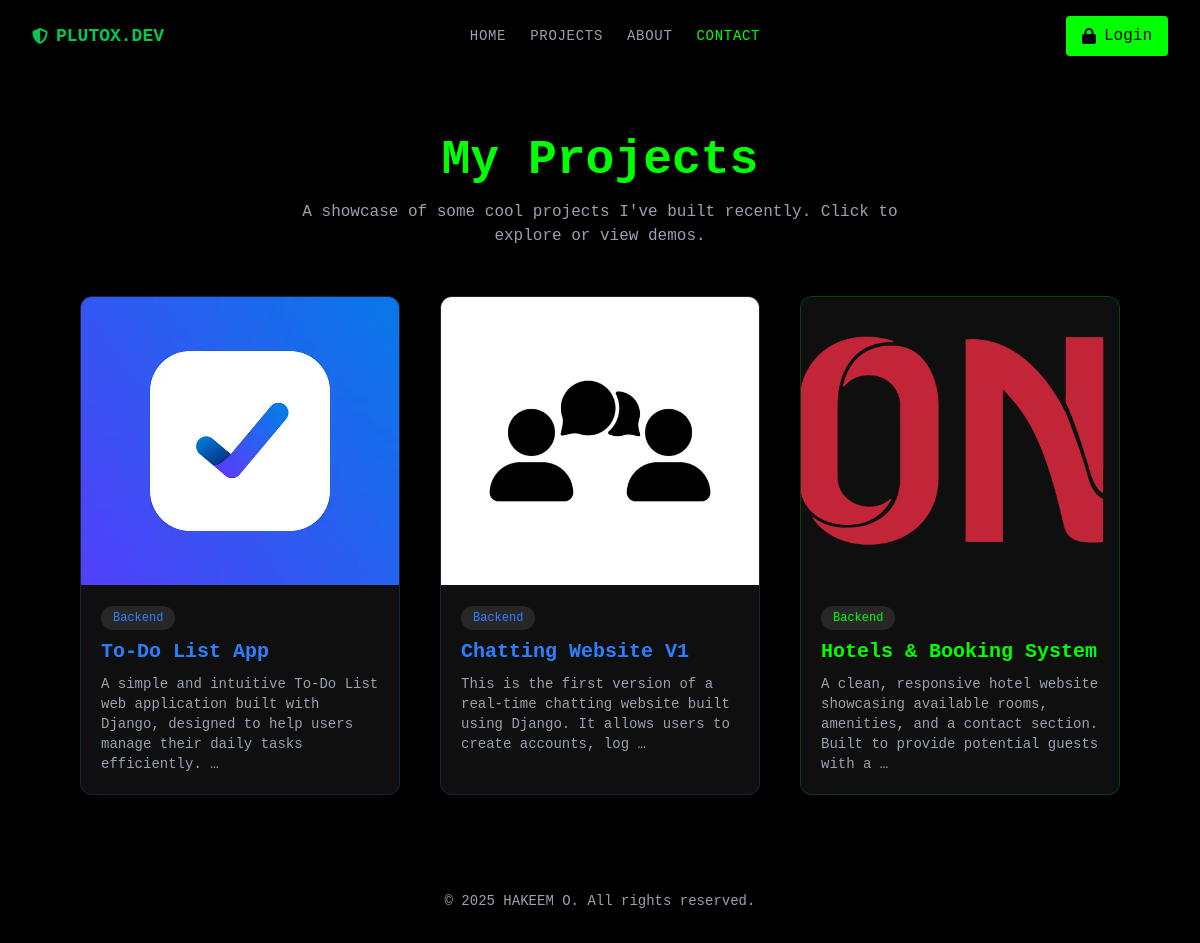
/projects/, run on the app's committed database.
### core/models.py (models this page shows, shortened)
class Project(models.Model):
    title = models.CharField(max_length=255)
    description = models.TextField()
    slug = models.SlugField(unique=True, blank=True)
    tech_stack = MultiSelectField(choices=TECH_CHOICES, blank=True)
    category = models.CharField(max_length=20, choices=CATEGORY_CHOICES)
    skills = models.ManyToManyField(Skill, blank=True)
    icon = models.CharField(max_length=50, choices=ICON_CHOICES, default="fa-solid fa-code")
    color = models.CharField(max_length=10, choices=COLOR_CHOICES)
    shadow = models.CharField(max_length=10, choices=SHADOW_CHOICES)
    image = models.ImageField(upload_to='projects/', null=True, blank=True)
    demo_link = models.URLField(blank=True, null=True)
    github_link = models.URLField(blank=True, null=True)
    live_link = models.URLField(blank=True,  null=True)
    created_at = models.DateTimeField(auto_now_add=True)
    class Meta:
        ordering = ['-created_at']
    def get_tag_color(self):
        return {
            'green': 'text-[#00FF00]',
            'blue': 'text-blue-500',
            'red': 'text-red-500',
        }.get(self.color, 'text-white')
    def get_border_color(self):
        return {
            'green': 'border-[#00FF00]/20',
            'blue': 'border-blue-500/20',
            'red': 'border-red-500/20',
        }.get(self.color, 'border-white/20')
    def get_shadow_class(self):
        return {
            'green': 'hover:shadow-[0_0_20px_#00FF00]',
            'blue': 'hover:shadow-[0_0_20px_#3b82f6]',
            'red': 'hover:shadow-[0_0_20px_#ef4444]',
        }.get(self.shadow, '')

### core/views.py (the view)
def projects(request):
    projects = Project.objects.all().order_by('-created_at')
    return render(request, 'core/projects.html', {'projects': projects})

### templates/core/projects.html (shortened to what this page needs)
  {% extends "base.html" %}
  {% block main %}
  <section class="py-16 px-4 sm:px-6 md:px-12 lg:px-20 bg-black">
    <div class="max-w-7xl mx-auto">
      <div class="text-center mb-12">
        <h2 class="text-3xl md:text-5xl font-bold text-[#00FF00]">My Projects</h2>
        <p class="text-gray-400 mt-4 text-sm md:text-base max-w-2xl mx-auto">
          A showcase of some cool projects I've built recently. Click to explore or view demos.
        </p>
      </div>
      <div class="grid grid-cols-1 sm:grid-cols-2 lg:grid-cols-3 gap-10">
        {% for project in projects %}
        <div class="group relative rounded-xl overflow-hidden border {{ project.get_border_color }} bg-[#0f0f0f] shadow-md {{ project.get_shadow_class }} transition duration-300">
          <a href="{% url 'project_detail' project.slug %}" class="block">
            {% if project.image %}
            <img src="{{ project.image.url }}" alt="{{ project.title }}"
              class="w-full h-60 sm:h-72 object-cover transition-transform duration-300 group-hover:scale-110" />
            {% else %}
            <div class="w-full h-60 sm:h-72 flex items-center justify-center bg-gray-800 text-white">No Image</div>
            {% endif %}
            <div class="p-5">
              <span class="inline-block bg-white/10 {{ project.get_tag_color }} text-xs font-medium px-3 py-1 rounded-full mb-2">
                {{ project.category|title }}
              </span>
              <h3 class="text-xl font-bold {{ project.get_tag_color }}">{{ project.title }}</h3>
              <p class="text-gray-400 text-sm mt-2">{{ project.description|truncatewords:20 }}</p>
            </div>
          </a>
        </div>
        {% endfor %}
      </div>
    </div>
  </section>
  {% endblock main %}

### templates/base.html (shortened to what this page needs)
{% load static %}
<!DOCTYPE html>
<html lang="en">
<head>
  <link href="https://cdnjs.cloudflare.com/ajax/libs/font-awesome/6.5.0/css/all.min.css" rel="stylesheet">
  <script src="https://cdn.jsdelivr.net/npm/@tailwindcss/browser@4"></script>
</head>
<body class="bg-black text-white font-mono">
  <nav class="sticky top-0 z-50 bg-black bg-opacity-60 backdrop-blur-md shadow-md flex flex-wrap items-center justify-between px-8 py-4">
    <div class="flex items-center space-x-2">
      <i class="fas fa-shield-alt text-green-500"></i>
      <span class="text-green-500 font-semibold text-lg">PLUTOX.DEV</span>
    </div>
    <ul class="flex flex-wrap space-x-6 text-gray-400 uppercase text-sm tracking-wider mt-4 lg:mt-0">
      <li><a href="{% url 'home' %}" class="hover:text-[#00FF00] transition">Home</a></li>
      <li><a href="{% url 'projects' %}" class="hover:text-[#00FF00] transition">Projects</a></li>
      <li><a href="{% url 'about' %}" class="hover:text-[#00FF00] transition">About</a></li>
      <li><a href="{% url 'contact' %}" class="text-[#00FF00]">Contact</a></li>
    </ul>
    <a href="{% url 'admin:index' %}" class="flex items-center bg-[#00FF00] text-black px-4 py-2 rounded hover:bg-green-400 transition mt-4 lg:mt-0">
      <i class="fas fa-lock mr-2"></i> Login
    </a>
  </nav>
 {% block main %}
 {% endblock main %}
  <footer class="bg-black py-8 px-6 text-center">
    <p class="text-gray-400 text-sm">
      &copy; 2025 HAKEEM O. All rights reserved.
    </p>
  </footer>
</body>
</html>

### data on the page
Project: image (picture), category "Backend", title "To-Do List App", description "A simple and intuitive To-Do List web application built with Django, designed to help users manage their daily tasks efficiently. …"
Project: image (picture), category "Backend", title "Chatting Website V1", description "This is the first version of a real-time chatting website built using Django. It allows users to create accounts, log …"
Project: image (picture), category "Backend", title "Hotels & Booking System", description "A clean, responsive hotel website showcasing available rooms, amenities, and a contact section. Built to provide potential guests with a …"
